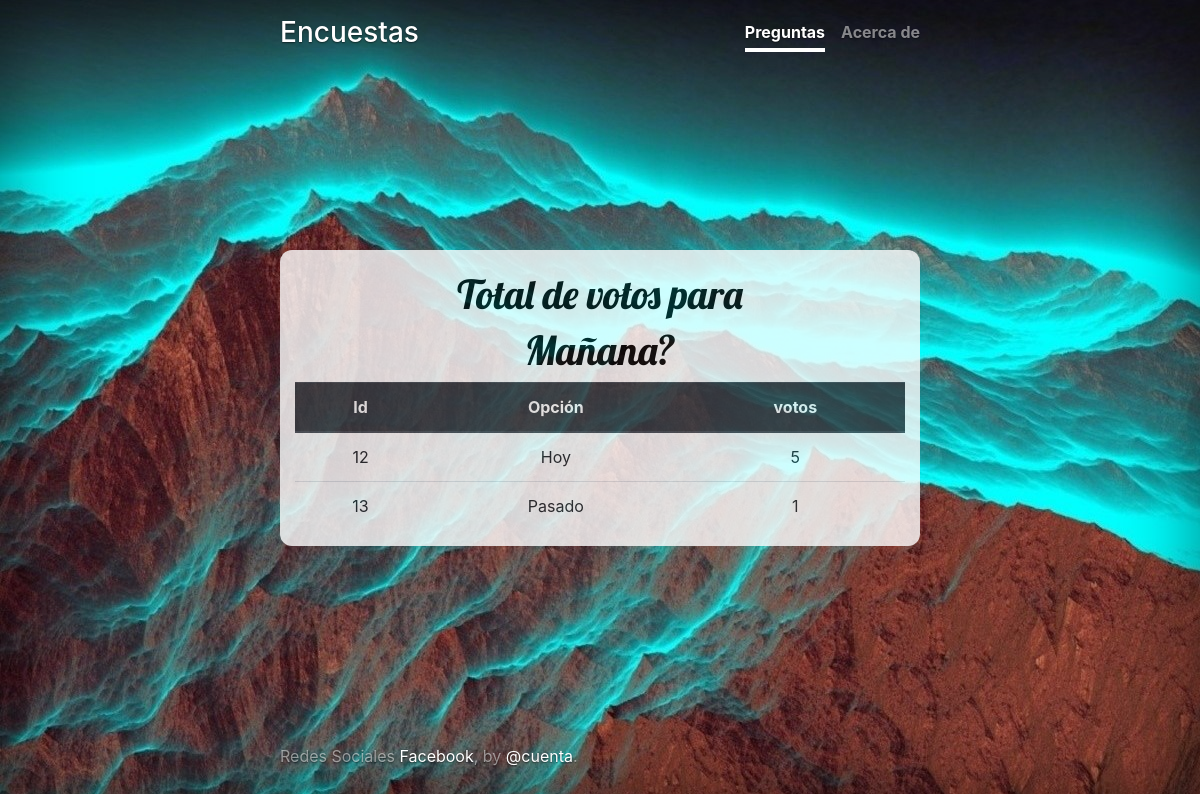
Page /polls/6/results/ on the earlier database version.
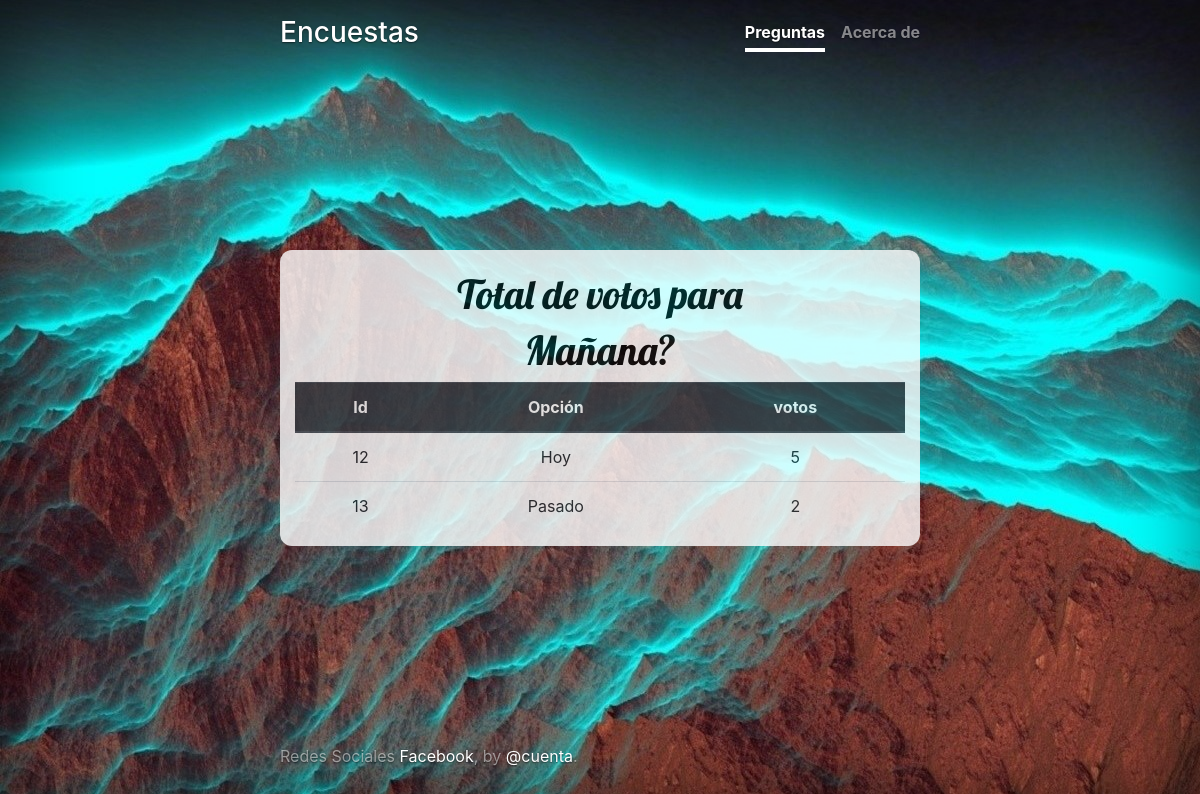
Same page on the later database version.
### polls/models.py (models this page shows, shortened)
class Choice(models.Model):
	question = models.ForeignKey(Question, on_delete=models.CASCADE)
	choice_text = models.CharField(max_length=200)
	votes = models.IntegerField(default=0)

### polls/views.py (the view)
# urls.py: path('<int:pk>/results/', views.ResultsView.as_view(), name='results'),
class ResultsView(generic.DetailView):
    model = Question
    template_name = 'polls/results.html'

### polls/templates/polls/results.html
{% extends "polls/base.html" %}
{% block principal %}
<div class="container">
	<h1>Total de votos para </h1><h1>{{ question.question_text }}</h1>
	<table class="table">
		<thead class="thead-dark">
			<tr>
				<th scope="col">Id</th>
				<th scope="col">Opción</th>
				<th scope="col">votos</th>
			</tr>
		</thead>
		<tbody>
			{% for choice in question.choice_set.all %}
			<tr>
				<td>{{ choice.id }}</td>
				<td>{{ choice.choice_text }}</td>
				<td>{{ choice.votes }}</td>
			</tr>
			{% endfor %}
		</tbody>
	</table>
</div>
{% endblock %}

Differences in the rows shown:
changed Choice "Pasado": votes "1" → "2"
